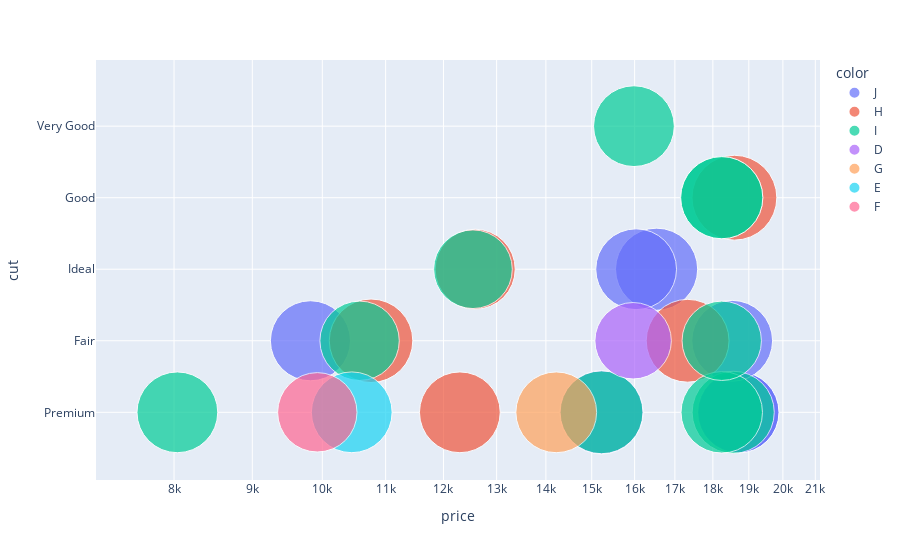

Write notebook code for a chart like this one.
### Markdown cell above
We have seen the direct relation between cut and price, also between clarity and price, that sometimes is broken by a great or dreadful cut. Contrariwise, color quality seems to be negatively related with price as the average price paid for avery type of cut is higher when the color is yellow-like

### Code cell
fig = px.scatter(diamonds.query("carat>3"), x="price", y="cut", size="table", color="color",
           hover_name="Potential Client", log_x=True, size_max=60)
fig.show()

### Figure 1 — Plotly figure (JSON) as saved in the notebook; plotly's stock layout.template omitted (floating-point values rounded to 4 significant figures)
{"data": [{"hovertemplate": "<b>%{hovertext}</b><br><br>color=J<br>price=%{x}<br>cut=%{y}<br>table=%{marker.size}<extra></extra>", "hovertext": ["Other", "Other", "Other", "Other", "Other", "Other", "Other"], "legendgroup": "J", "marker": {"color": "#636efa", "size": [58, 59, 58, 60, 58, 62, 57], "sizemode": "area", "sizeref": 0.01778, "symbol": "circle"}, "mode": "markers", "name": "J", "orientation": "h", "showlegend": true, "type": "scatter", "x": [18710, 18701, 18531, 16538, 16037, 15223, 9823], "xaxis": "x", "y": ["Premium", "Premium", "Fair", "Ideal", "Ideal", "Premium", "Fair"], "yaxis": "y"}, {"hovertemplate": "<b>%{hovertext}</b><br><br>color=H<br>price=%{x}<br>cut=%{y}<br>table=%{marker.size}<extra></extra>", "hovertext": ["Other", "Other", "Other", "Other", "Other"], "legendgroup": "H", "marker": {"color": "#EF553B", "size": [64, 61, 57, 58, 62], "sizemode": "area", "sizeref": 0.01778, "symbol": "circle"}, "mode": "markers", "name": "H", "orientation": "h", "showlegend": true, "type": "scatter", "x": [18593, 17329, 12587, 12300, 10761], "xaxis": "x", "y": ["Good", "Fair", "Ideal", "Premium", "Fair"], "yaxis": "y"}, {"hovertemplate": "<b>%{hovertext}</b><br><br>color=I<br>price=%{x}<br>cut=%{y}<br>table=%{marker.size}<extra></extra>", "hovertext": ["Other", "Other", "Other", "Other", "Other", "Other", "Other", "Other", "Other", "Other"], "legendgroup": "I", "marker": {"color": "#00cc96", "size": [60, 60, 59, 56, 60, 58, 61, 55, 56, 58], "sizemode": "area", "sizeref": 0.01778, "symbol": "circle"}, "mode": "markers", "name": "I", "orientation": "h", "showlegend": true, "type": "scatter", "x": [18559, 18242, 18242, 18242, 18242, 15984, 15223, 12545, 10577, 8040], "xaxis": "x", "y": ["Premium", "Good", "Premium", "Fair", "Good", "Very Good", "Premium", "Ideal", "Fair", "Premium"], "yaxis": "y"}, {"hovertemplate": "<b>%{hovertext}</b><br><br>color=D<br>price=%{x}<br>cut=%{y}<br>table=%{marker.size}<extra></extra>", "hovertext": ["Other"], "legendgroup": "D", "marker": {"color": "#ab63fa", "size": [52], "sizemode": "area", "sizeref": 0.01778, "symbol": "circle"}, "mode": "markers", "name": "D", "orientation": "h", "showlegend": true, "type": "scatter", "x": [15964], "xaxis": "x", "y": ["Fair"], "yaxis": "y"}, {"hovertemplate": "<b>%{hovertext}</b><br><br>color=G<br>price=%{x}<br>cut=%{y}<br>table=%{marker.size}<extra></extra>", "hovertext": ["Other"], "legendgroup": "G", "marker": {"color": "#FFA15A", "size": [58], "sizemode": "area", "sizeref": 0.01778, "symbol": "circle"}, "mode": "markers", "name": "G", "orientation": "h", "showlegend": true, "type": "scatter", "x": [14220], "xaxis": "x", "y": ["Premium"], "yaxis": "y"}, {"hovertemplate": "<b>%{hovertext}</b><br><br>color=E<br>price=%{x}<br>cut=%{y}<br>table=%{marker.size}<extra></extra>", "hovertext": ["Other"], "legendgroup": "E", "marker": {"color": "#19d3f3", "size": [58], "sizemode": "area", "sizeref": 0.01778, "symbol": "circle"}, "mode": "markers", "name": "E", "orientation": "h", "showlegend": true, "type": "scatter", "x": [10453], "xaxis": "x", "y": ["Premium"], "yaxis": "y"}, {"hovertemplate": "<b>%{hovertext}</b><br><br>color=F<br>price=%{x}<br>cut=%{y}<br>table=%{marker.size}<extra></extra>", "hovertext": ["Other"], "legendgroup": "F", "marker": {"color": "#FF6692", "size": [56], "sizemode": "area", "sizeref": 0.01778, "symbol": "circle"}, "mode": "markers", "name": "F", "orientation": "h", "showlegend": true, "type": "scatter", "x": [9925], "xaxis": "x", "y": ["Premium"], "yaxis": "y"}], "layout": {"legend": {"itemsizing": "constant", "title": {"text": "color"}, "tracegroupgap": 0}, "margin": {"t": 60}, "xaxis": {"anchor": "y", "domain": [0, 1], "title": {"text": "price"}, "type": "log"}, "yaxis": {"anchor": "x", "domain": [0, 1], "title": {"text": "cut"}}}}
